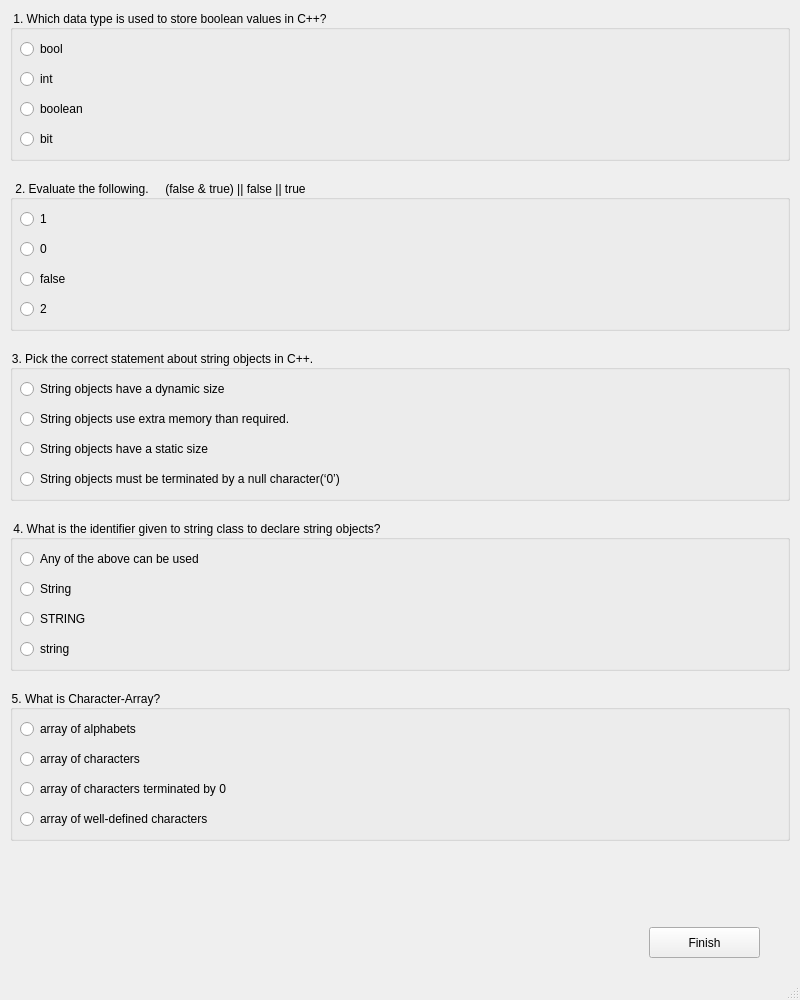
<?xml version="1.0" encoding="UTF-8"?>
<ui version="4.0">
 <class>QuizWindow</class>
 <widget class="QMainWindow" name="QuizWindow">
  <property name="geometry">
   <rect>
    <x>0</x>
    <y>0</y>
    <width>800</width>
    <height>1000</height>
   </rect>
  </property>
  <property name="windowTitle">
   <string>MainWindow</string>
  </property>
  <property name="styleSheet">
   <string notr="true">color: rgb(0, 0, 0);</string>
  </property>
  <widget class="QWidget" name="centralwidget">
   <widget class="QGroupBox" name="groupBox">
    <property name="geometry">
     <rect>
      <x>10</x>
      <y>10</y>
      <width>780</width>
      <height>151</height>
     </rect>
    </property>
    <property name="title">
     <string>1. Which data type is used to store boolean values in C++?</string>
    </property>
    <widget class="QRadioButton" name="ra_1_1_correct">
     <property name="geometry">
      <rect>
       <x>10</x>
       <y>30</y>
       <width>69</width>
       <height>18</height>
      </rect>
     </property>
     <property name="text">
      <string>bool</string>
     </property>
    </widget>
    <widget class="QRadioButton" name="ra_1_4">
     <property name="geometry">
      <rect>
       <x>10</x>
       <y>60</y>
       <width>69</width>
       <height>18</height>
      </rect>
     </property>
     <property name="text">
      <string>int</string>
     </property>
    </widget>
    <widget class="QRadioButton" name="ra_1_3">
     <property name="geometry">
      <rect>
       <x>10</x>
       <y>90</y>
       <width>69</width>
       <height>18</height>
      </rect>
     </property>
     <property name="text">
      <string>boolean</string>
     </property>
    </widget>
    <widget class="QRadioButton" name="ra_1_2">
     <property name="geometry">
      <rect>
       <x>10</x>
       <y>120</y>
       <width>69</width>
       <height>18</height>
      </rect>
     </property>
     <property name="text">
      <string>bit</string>
     </property>
    </widget>
   </widget>
   <widget class="QGroupBox" name="groupBox_2">
    <property name="geometry">
     <rect>
      <x>10</x>
      <y>180</y>
      <width>780</width>
      <height>151</height>
     </rect>
    </property>
    <property name="title">
     <string>2. Evaluate the following.     (false &amp;&amp; true) || false || true</string>
    </property>
    <widget class="QRadioButton" name="ra_2_1">
     <property name="geometry">
      <rect>
       <x>10</x>
       <y>30</y>
       <width>69</width>
       <height>18</height>
      </rect>
     </property>
     <property name="text">
      <string>1</string>
     </property>
    </widget>
    <widget class="QRadioButton" name="ra_2_4">
     <property name="geometry">
      <rect>
       <x>10</x>
       <y>60</y>
       <width>69</width>
       <height>18</height>
      </rect>
     </property>
     <property name="text">
      <string>0</string>
     </property>
    </widget>
    <widget class="QRadioButton" name="ra_2_3_correct">
     <property name="geometry">
      <rect>
       <x>10</x>
       <y>90</y>
       <width>69</width>
       <height>18</height>
      </rect>
     </property>
     <property name="text">
      <string>false</string>
     </property>
    </widget>
    <widget class="QRadioButton" name="ra_2_2">
     <property name="geometry">
      <rect>
       <x>10</x>
       <y>120</y>
       <width>69</width>
       <height>18</height>
      </rect>
     </property>
     <property name="text">
      <string>2</string>
     </property>
    </widget>
   </widget>
   <widget class="QGroupBox" name="groupBox_3">
    <property name="geometry">
     <rect>
      <x>10</x>
      <y>350</y>
      <width>780</width>
      <height>151</height>
     </rect>
    </property>
    <property name="title">
     <string>3. Pick the correct statement about string objects in C++.</string>
    </property>
    <widget class="QRadioButton" name="ra_3_1">
     <property name="geometry">
      <rect>
       <x>10</x>
       <y>30</y>
       <width>341</width>
       <height>18</height>
      </rect>
     </property>
     <property name="text">
      <string>String objects have a dynamic size</string>
     </property>
    </widget>
    <widget class="QRadioButton" name="ra_3_2">
     <property name="geometry">
      <rect>
       <x>10</x>
       <y>60</y>
       <width>341</width>
       <height>18</height>
      </rect>
     </property>
     <property name="text">
      <string>String objects use extra memory than required.</string>
     </property>
    </widget>
    <widget class="QRadioButton" name="ra_3_3">
     <property name="geometry">
      <rect>
       <x>10</x>
       <y>90</y>
       <width>331</width>
       <height>18</height>
      </rect>
     </property>
     <property name="text">
      <string>String objects have a static size</string>
     </property>
    </widget>
    <widget class="QRadioButton" name="ra_3_4_correct">
     <property name="geometry">
      <rect>
       <x>10</x>
       <y>120</y>
       <width>381</width>
       <height>18</height>
      </rect>
     </property>
     <property name="text">
      <string>String objects must be terminated by a null character(‘0’)</string>
     </property>
    </widget>
   </widget>
   <widget class="QGroupBox" name="groupBox_5">
    <property name="geometry">
     <rect>
      <x>10</x>
      <y>520</y>
      <width>780</width>
      <height>151</height>
     </rect>
    </property>
    <property name="title">
     <string>4. What is the identifier given to string class to declare string objects?</string>
    </property>
    <widget class="QRadioButton" name="ra_4_1">
     <property name="geometry">
      <rect>
       <x>10</x>
       <y>30</y>
       <width>321</width>
       <height>18</height>
      </rect>
     </property>
     <property name="text">
      <string>Any of the above can be used</string>
     </property>
    </widget>
    <widget class="QRadioButton" name="ra_4_2">
     <property name="geometry">
      <rect>
       <x>10</x>
       <y>60</y>
       <width>171</width>
       <height>18</height>
      </rect>
     </property>
     <property name="text">
      <string>String</string>
     </property>
    </widget>
    <widget class="QRadioButton" name="ra_4_3">
     <property name="geometry">
      <rect>
       <x>10</x>
       <y>90</y>
       <width>201</width>
       <height>18</height>
      </rect>
     </property>
     <property name="text">
      <string>STRING</string>
     </property>
    </widget>
    <widget class="QRadioButton" name="ra_4_4_correct">
     <property name="geometry">
      <rect>
       <x>10</x>
       <y>120</y>
       <width>221</width>
       <height>18</height>
      </rect>
     </property>
     <property name="text">
      <string>string</string>
     </property>
    </widget>
   </widget>
   <widget class="QGroupBox" name="groupBox_7">
    <property name="geometry">
     <rect>
      <x>10</x>
      <y>690</y>
      <width>780</width>
      <height>151</height>
     </rect>
    </property>
    <property name="title">
     <string>5. What is Character-Array?</string>
    </property>
    <widget class="QRadioButton" name="ra_5_1">
     <property name="geometry">
      <rect>
       <x>10</x>
       <y>30</y>
       <width>261</width>
       <height>18</height>
      </rect>
     </property>
     <property name="text">
      <string>array of alphabets</string>
     </property>
    </widget>
    <widget class="QRadioButton" name="ra_5_2_correct">
     <property name="geometry">
      <rect>
       <x>10</x>
       <y>60</y>
       <width>201</width>
       <height>18</height>
      </rect>
     </property>
     <property name="text">
      <string>array of characters</string>
     </property>
    </widget>
    <widget class="QRadioButton" name="ra_5_3">
     <property name="geometry">
      <rect>
       <x>10</x>
       <y>90</y>
       <width>251</width>
       <height>18</height>
      </rect>
     </property>
     <property name="text">
      <string>array of characters terminated by 0</string>
     </property>
    </widget>
    <widget class="QRadioButton" name="ra_5_4">
     <property name="geometry">
      <rect>
       <x>10</x>
       <y>120</y>
       <width>311</width>
       <height>18</height>
      </rect>
     </property>
     <property name="text">
      <string>array of well-defined characters</string>
     </property>
    </widget>
   </widget>
   <widget class="QPushButton" name="finishBtn">
    <property name="geometry">
     <rect>
      <x>649</x>
      <y>927</y>
      <width>111</width>
      <height>31</height>
     </rect>
    </property>
    <property name="text">
     <string>Finish</string>
    </property>
   </widget>
   <widget class="QLabel" name="timeLabel">
    <property name="geometry">
     <rect>
      <x>10</x>
      <y>890</y>
      <width>191</width>
      <height>41</height>
     </rect>
    </property>
    <property name="font">
     <font>
      <pointsize>14</pointsize>
     </font>
    </property>
    <property name="text">
     <string/>
    </property>
   </widget>
  </widget>
  <widget class="QMenuBar" name="menubar">
   <property name="geometry">
    <rect>
     <x>0</x>
     <y>0</y>
     <width>800</width>
     <height>17</height>
    </rect>
   </property>
  </widget>
  <widget class="QStatusBar" name="statusbar"/>
 </widget>
 <resources/>
 <connections/>
</ui>
